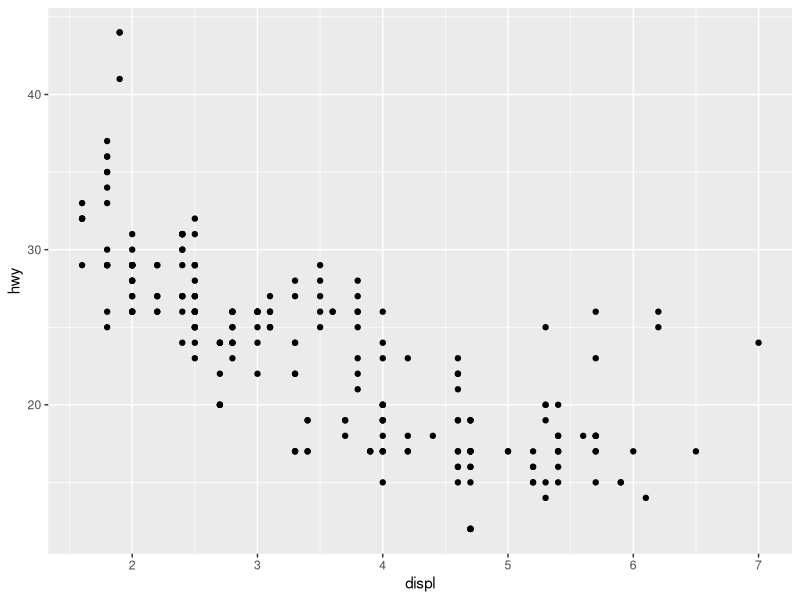
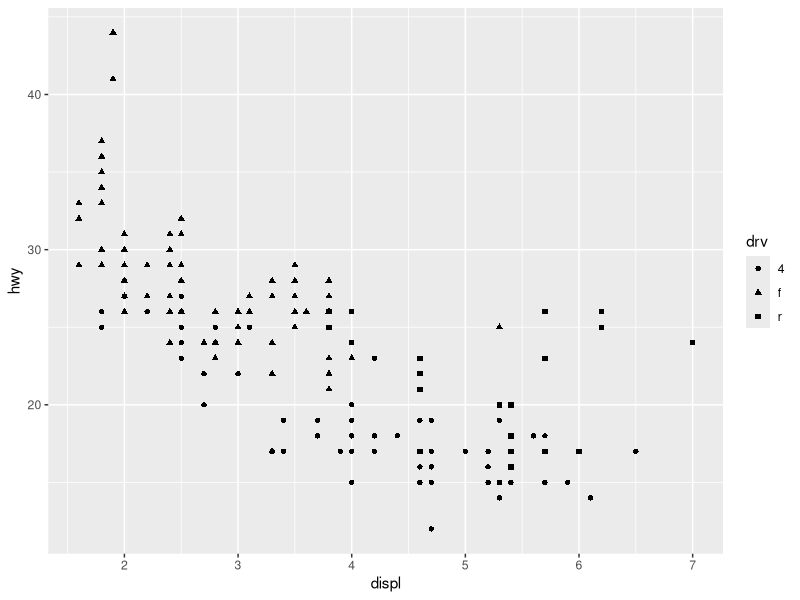
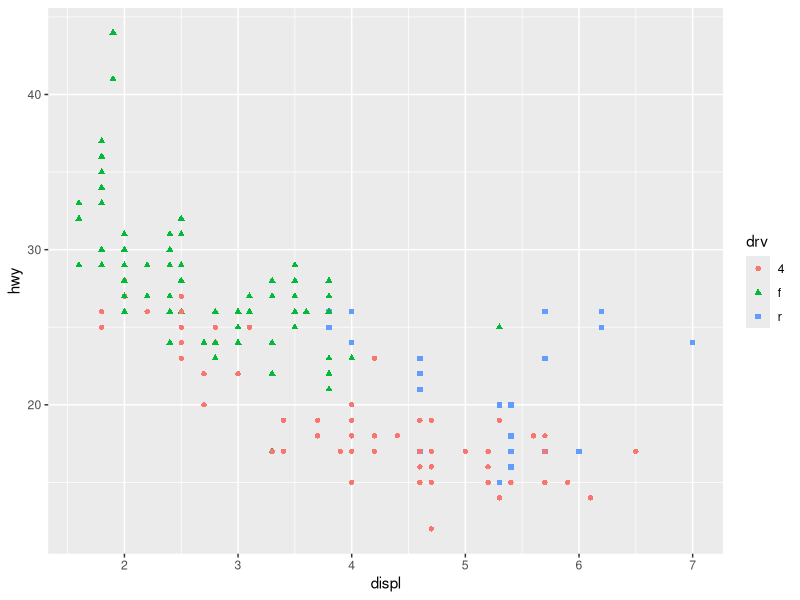
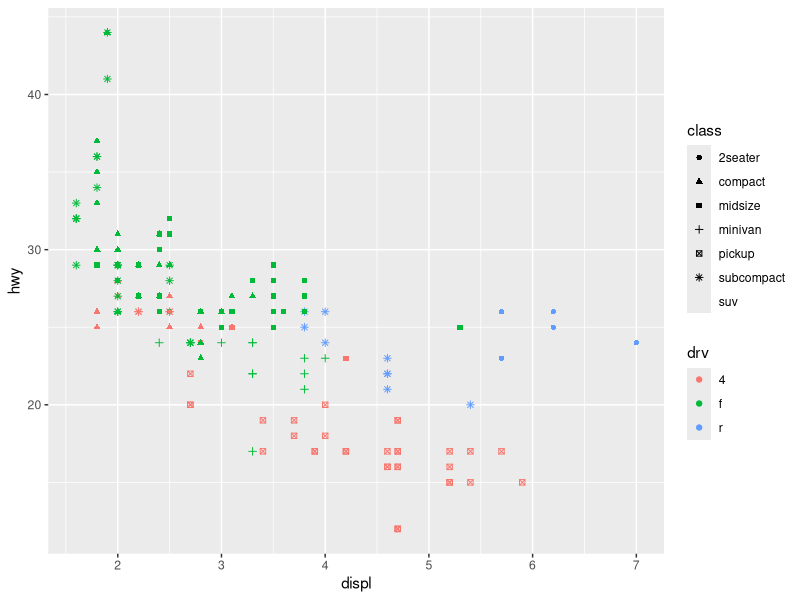
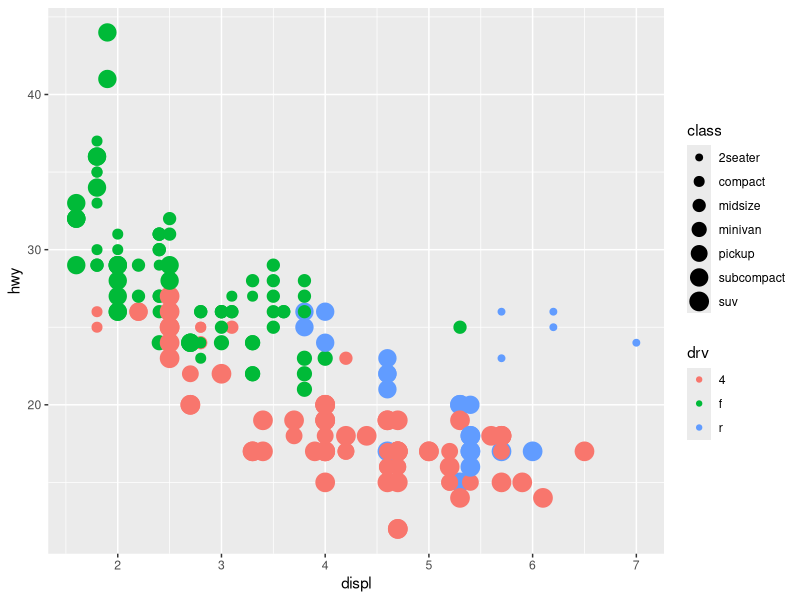
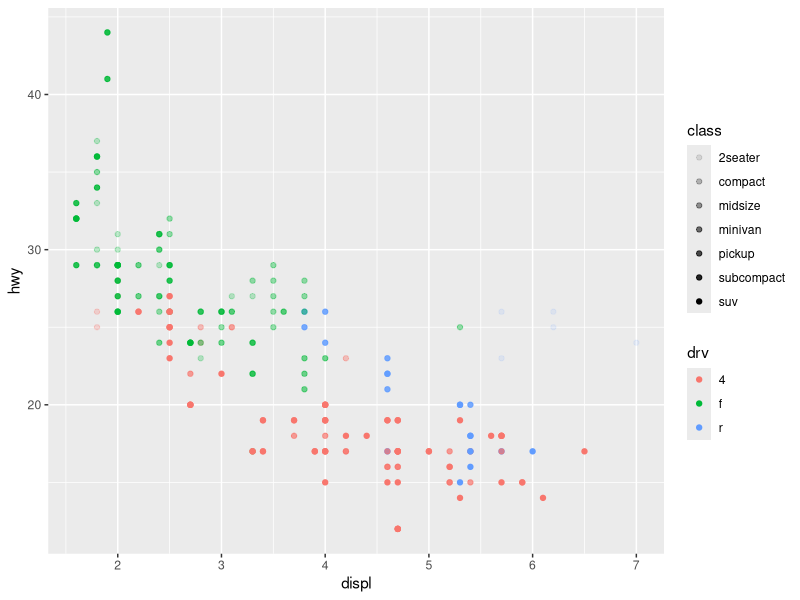
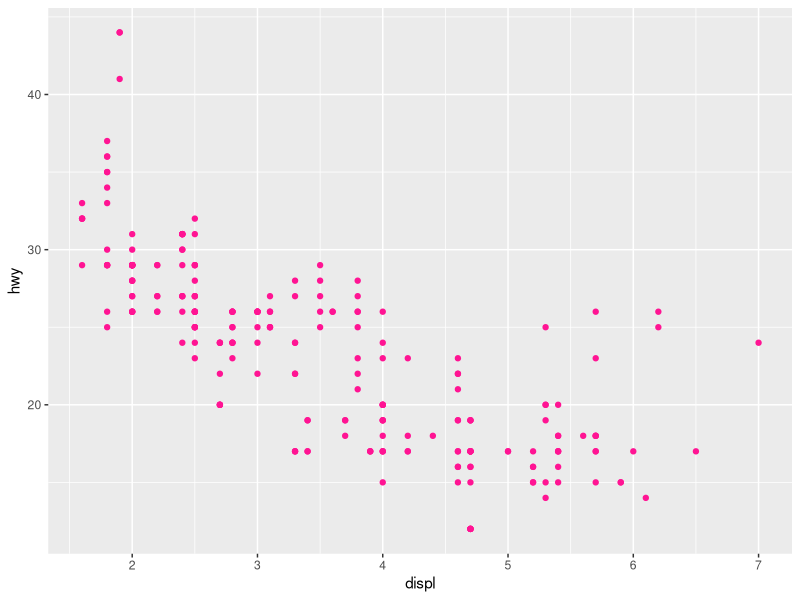
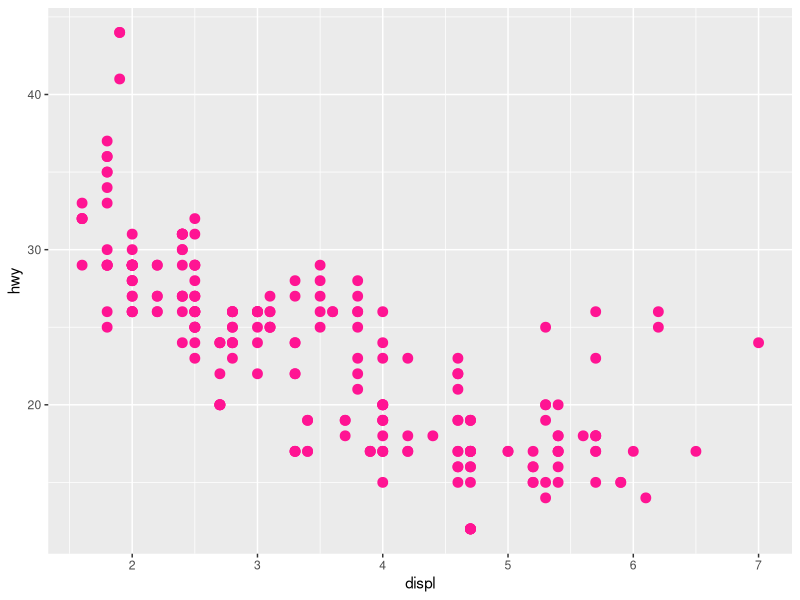

Reproduce these figures in R, in order.
# Chapter 11 - Visualisation

library(tidyverse)

mpg
?mpg

mpg |> 
  ggplot(aes(x = displ, y = hwy)) +
  geom_point()

mpg |> 
  ggplot(aes(x = displ, y = hwy, shape = drv)) +
  geom_point()

mpg |> 
  ggplot(aes(x = displ, y = hwy, shape = drv, colour = drv)) +
  geom_point()

mpg |> 
  ggplot(aes(x = displ, y = hwy, shape = class, colour = drv)) + 
  geom_point()

mpg |> 
  count(class)

mpg |> 
  ggplot(aes(x = displ, y = hwy, size = class, colour = drv)) + 
  geom_point()

mpg |> 
  ggplot(aes(x = displ, y = hwy, alpha = class, colour = drv)) + 
  geom_point()

mpg |> 
  ggplot(aes(x = displ, y = hwy)) +
  geom_point(colour = "deeppink")

mpg |> 
  ggplot(aes(x = displ, y = hwy)) +
  geom_point(colour = "deeppink", size = 3)

mpg |> 
  ggplot(aes(x = displ, y = hwy)) +
  geom_point(shape = 12)

# STOP: Create a scatterplot of hwy vs. displ where the points are pink filled in triangles.
mpg %>% ggplot (aes(x = displ, y = hwy)) +
  geom_point(colour = "deeppink", shape = 24, fill = "pink")
mpg |> 
  ggplot(aes(displ, hwy)) +
  geom_point(shape = 24, colour = "pink", fill = "pink")
mpg |> 
  ggplot(aes(x = displ, y = hwy)) + 
  geom_point(colour = "pink", shape = 17)
mpg |> 
  ggplot(aes(x = displ, y = hwy)) +
  geom_point(shape =  17, colour = "pink", fill = "pink")
mpg |> ggplot(aes(x=displ, y=hwy)) + geom_point(shape=24, fill="deeppink")


# 11.3 - Geometric Objects ------------------------------------------------

# Left
ggplot(mpg, aes(x = displ, y = hwy)) + 
  geom_point()

# Right
ggplot(mpg, aes(x = displ, y = hwy)) + 
  geom_smooth()

mpg |> 
  ggplot(aes(x = displ, y = hwy, linetype = drv)) +
  geom_smooth() +
  geom_point()

mpg |> 
  ggplot(aes(x = displ, y = hwy)) +
  geom_smooth(aes(group = drv)) +
  geom_point()

mpg |> 
  ggplot(aes(x = displ, y = hwy)) +
  geom_smooth(aes(colour = drv)) +
  geom_point()

mpg |> 
  ggplot(aes(x = displ, y = hwy)) +
  geom_smooth(aes(colour = drv), show.legend = FALSE) +
  geom_point()

mpg |> 
  ggplot(aes(displ, hwy)) +
  geom_point() +
  geom_point(data = mpg |> 
               filter(class == "2seater"),
             shape = "circle open", size = 3, colour = "red")
  

# 11.4 Facets -------------------------------------------------------------
 
# Create sections headers with ctrl + shft + r (on windows), or
#   manually with a # <text> and then 4 or more dashes.
 
?facet_wrap # for facetting by 1 variable

mpg |> 
  ggplot(aes(displ, hwy)) +
  geom_point() +
  facet_wrap(~ cyl)

?facet_grid # for facetting by 2 variables

mpg |> 
  ggplot(aes(displ, hwy)) +
  geom_point() +
  facet_grid(drv ~ cyl)

mpg |> 
  ggplot(aes(displ, hwy)) +
  geom_point() +
  facet_grid(drv ~ cyl, scales = "free")
#  facet_grid formula: rows ~ columns

mpg |> 
  ggplot(aes(displ, hwy)) +
  geom_point() +
  facet_grid(drv ~ cyl, scales = "free_y")

mpg |> 
  ggplot(aes(displ, hwy)) +
  geom_point() +
  facet_grid(drv ~ cyl, scales = "free_x")

# 11.5 Statistical Transformation -----------------------------------------
diamonds
?diamonds

diamonds |> 
  ggplot(aes(x = cut)) +
  geom_bar()

# stat = statistical transformation
?geom_bar
?stat_count

diamonds |> 
  ggplot(aes(x = cut)) +
  geom_bar()

diamonds |> 
  ggplot(aes(x = cut)) +
  geom_bar(stat = "count")

diamonds |>
  count(cut) |>
  ggplot(aes(x = cut, y = n)) +
  geom_bar(stat = "identity")

diamonds |> 
  ggplot() +
  stat_summary(
    aes(x = cut, y = depth),
    fun.min = min,
    fun.max = max,
    fun = median
  )

# STOP: What is the differece between geom_col and geom_bar?
?geom_col
?geom_bar
# geom_bar() uses stat_count() by default: it counts the number of cases at 
#   each x position. geom_col() uses stat_identity(): it leaves the data as is.


# 11.6 Position Adjustments -----------------------------------------------

diamonds |> 
  ggplot(aes(x =cut, colour = cut)) +
  geom_bar()

diamonds |> 
  ggplot(aes(x =cut, colour = cut, fill = cut)) +
  geom_bar()

diamonds |> 
  ggplot(aes(x = cut, fill = cut)) +
  geom_bar(colour = "black")

diamonds |> 
  ggplot(aes(x = cut, fill = clarity)) +
  geom_bar(colour = "black")

diamonds |> 
  ggplot(aes(x = cut, fill = clarity)) +
  geom_bar()

diamonds |> 
  ggplot(aes(x = cut, fill = clarity, colour = clarity)) +
  geom_bar(position = "identity", fill = NA) +
  theme_bw()

diamonds |> 
  ggplot(aes(x = cut, fill = clarity)) +
  geom_bar(position = "dodge")

diamonds |> 
  ggplot(aes(x = cut, fill = clarity)) +
  geom_bar(position = "fill")

mpg |> 
  ggplot(aes(displ, hwy)) +
  geom_point()

diamonds |> 
  ggplot(aes(x = x, y = price)) +
  geom_point(position = "jitter")

diamonds |> 
  ggplot(aes(x = x, y = price)) +
  geom_jitter()

# STOP: What controls the random noise in geom_jitter?
?geom_jitter
# the width and height arguments


# 11.7 Coordinate Systems -------------------------------------------------

nz <- map_data("nz")

ggplot(nz, aes(x = long, y = lat, group = group)) +
  geom_polygon(fill = "white", color = "black")

ggplot(nz, aes(x = long, y = lat, group = group)) +
  geom_polygon(fill = "white", color = "black") +
  coord_quickmap()

bar <- ggplot(data = diamonds) + 
  geom_bar(
    mapping = aes(x = clarity, fill = clarity), 
    show.legend = FALSE,
    width = 1
  ) + 
  theme(aspect.ratio = 1)

bar + coord_flip()
bar + coord_polar()


